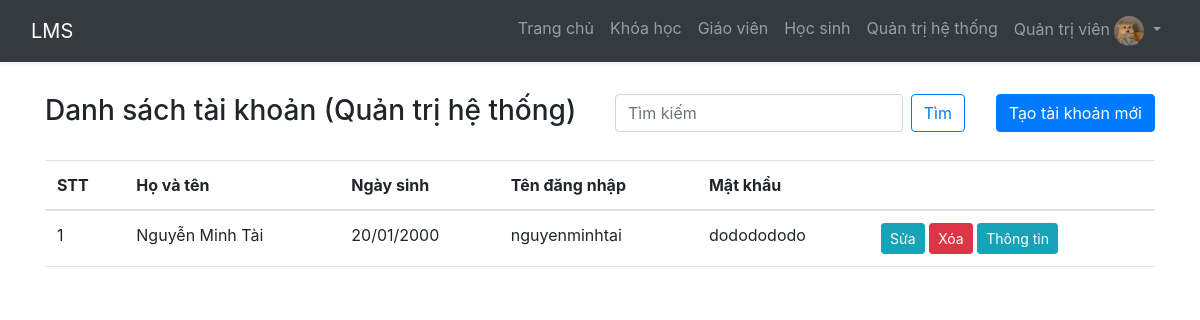
Page /admin/admin.php (signed in) on the committed database.
### tables this page shows
CREATE TABLE user_role
(
    user_id BIGINT NOT NULL,
    role_id INT  NOT NULL,
    PRIMARY KEY (user_id, role_id)
);

CREATE TABLE user_account
(
    account_id BIGINT PRIMARY KEY NOT NULL AUTO_INCREMENT,
    username VARCHAR(255) NOT NULL,
    password VARCHAR(255) NOT NULL,
    user_id BIGINT NOT NULL
);

CREATE TABLE user
(
    user_id BIGINT PRIMARY KEY NOT NULL AUTO_INCREMENT,
    full_name VARCHAR(50) NOT NULL,
    date_of_birth DATE NOT NULL ,
    gender CHAR(1) NOT NULL,
    address VARCHAR(255) NOT NULL,
    phone VARCHAR(15) NOT NULL,
    email VARCHAR(255) NOT NULL,
    citizen_id VARCHAR(15) NOT NULL,
    image VARCHAR(255) NULL
);

### admin/admin.php (the view, shortened to what this page needs)
<?php
include("layout.php");
include_once('../config/connect.php');
if ($_SERVER["REQUEST_METHOD"] == "GET" && isset($_GET['timkiem'])) {
    $tukhoa = $_GET['tukhoa'];
    $keyword = strtolower(trim($tukhoa));
    $keyword = str_replace('d','Đ',$tukhoa);
    $sql_admin_account =
        "SELECT * FROM user_account ua
        INNER JOIN user us ON ua.user_id = us.user_id
        INNER JOIN user_role ur ON us.user_id = ur.user_id
        WHERE ur.role_id = 3 AND
        (LOWER(REPLACE(us.full_name, ' ', '')) LIKE '%$keyword%' OR us.full_name LIKE '%$tukhoa%')";
    $result_admin_account = mysqli_query($dbconnect, $sql_admin_account);
}
else{
    $sql_admin_account = "SELECT * FROM user_account ua
    INNER JOIN user us ON ua.user_id = us.user_id
    INNER JOIN user_role ur ON us.user_id = ur.user_id
    WHERE ur.role_id = 3";
    $result_admin_account = mysqli_query($dbconnect, $sql_admin_account);
}
?>
<!DOCTYPE html>
<html lang="en">
<head>
    <link rel="stylesheet" href="https://stackpath.bootstrapcdn.com/bootstrap/4.5.2/css/bootstrap.min.css" />
</head>
<body>
    <div class="container mt-4">
        <div class="row">
            <div class="col-md-6">
                <h3>Danh sách tài khoản (Quản trị hệ thống)</h3>
            </div>
            <div class="col-md-4">
            <form class="d-flex" action="admin.php" method="GET">
                <input class="form-control me-2" type="search" placeholder="Tìm kiếm" aria-label="Tìm kiếm" name="tukhoa"value="">
                <button class="btn btn-outline-primary" type="submit" name="timkiem" value="find">Tìm</button>
            </form>
            </div>
            <div class="col-md-2 text-right">
                <a class="btn btn-primary" type="button" href="account_add.php?role_id=3&role_name=admin"> Tạo tài khoản mới </a>
            </div>
        </div>
        <div class="row mt-4">
            <div class="col-md-12">
                <table class="table">
                    <thead>
                        <tr>
                            <th>STT</th>
                            <th>Họ và tên</th>
                            <th>Ngày sinh</th>
                            <th>Tên đăng nhập</th>
                            <th>Mật khẩu</th>
                            <th></th>
                        </tr>
                    </thead>
                    <tbody>
                        <?php
                        $i = 0;
                        while ($row_admin_account = mysqli_fetch_array($result_admin_account)) {
                        ?>
                            <tr>
                                <td><?php $i++;
                                    echo $i ?></td>
                                <td><?php echo $row_admin_account['full_name'] ?></td>
                                <td><?php echo date('d/m/Y', strtotime($row_admin_account['date_of_birth'])); ?></td>
                                <td><?php echo $row_admin_account['username'] ?></td>
                                <td><?php echo $row_admin_account['password'] ?></td>
                                <td>
                                    <a class="btn btn-info btn-sm" href="account_edit.php?user_id=<?php echo $row_admin_account['user_id']; ?>&role_id=3&role_name=admin">Sửa</a>
                                    <a class="btn btn-danger btn-sm" onclick="return Del('<?php echo $row_admin_account['full_name']; ?>')" href="pross/delete.php?user_id=<?php echo $row_admin_account['user_id']; ?>&role_id=3">Xóa</a>
                                    <a class="btn btn-info btn-sm" href="account_view.php?user_id=<?php echo $row_admin_account['user_id'];?>&role_id=3&role_name=admin">Thông tin</a>
                                </td>
                            </tr>
                        <?php
                        }
                        ?>
                    </tbody>
                </table>
            </div>
        </div>
    </div>
</body>
</html>

### admin/layout.php (shortened to what this page needs)
<?php
include_once('../config/connect.php');
if (isset($_SESSION['full_name'])) {
    $sql_user = "SELECT * FROM user us
    INNER JOIN user_role ur ON us.user_id = ur.user_id WHERE us.full_name = ?";
    $stmt_user = mysqli_prepare($dbconnect, $sql_user);
    mysqli_stmt_bind_param($stmt_user, "s", $_SESSION['full_name']);
    mysqli_stmt_execute($stmt_user);
    $result_user = mysqli_stmt_get_result($stmt_user);
    $row_la = mysqli_fetch_array($result_user);
    if ($row_la['role_id'] == 3) {
        $username_now = $_SESSION['full_name'];
    } else {
        $username_now = "Quản trị viên";
    }
} else {
    $username_now = "User not logged in";
}
?>
<!DOCTYPE html>
<html lang="en">
<head>
    <link rel="stylesheet" href="https://cdn.jsdelivr.net/npm/bootstrap@5.3.0/dist/css/bootstrap.min.css">
</head>
<body class="with-navbar">
    <nav class="navbar navbar-expand-lg navbar-dark bg-dark fixed-top shadow-sm">
        <div class="container-fluid">
            <a class="navbar-brand" href="#">LMS</a>
            <div class="collapse navbar-collapse" id="navbarNav">
                <ul class="navbar-nav ms-auto">
                    <li class="nav-item">
                        <a class="nav-link" href="index.php">Trang chủ</a>
                    </li>
                    <li class="nav-item">
                        <a class="nav-link" href="courses.php">Khóa học</a>
                    </li>
                    <li class="nav-item">
                        <a class="nav-link" href="teacher.php">Giáo viên</a>
                    </li>
                    <li class="nav-item">
                        <a class="nav-link" href="student.php">Học sinh</a>
                    </li>
                    <li class="nav-item">
                        <a class="nav-link" href="admin.php">Quản trị hệ thống</a>
                    </li>
                    <li class="nav-item dropdown">
                        <?php if (isset($username_now)) : ?>
                            <a class="nav-link dropdown-toggle" href="#" id="navbarDropdown" role="button" data-bs-toggle="dropdown" aria-haspopup="true" aria-expanded="false">
                                <span>
                                    <?php echo $username_now; ?>
                                </span>
                                <img src="../assets/images/course1.jpg" alt="Avatar" class="rounded-circle" width="30" height="30">
                            </a>
                        <?php endif; ?>
                    </li>
                </ul>
            </div>
        </div>
    </nav>
</body>
</html>

### admin/layout.php (style rules this page uses)
body { padding-top: 70px; }

### rows in the picture
user_role: role "Quản trị viên"
user_account: user.full_name "Nguyễn Minh Tài", user.date_of_birth "20/01/2000", username "nguyenminhtai", password "dododododo"
